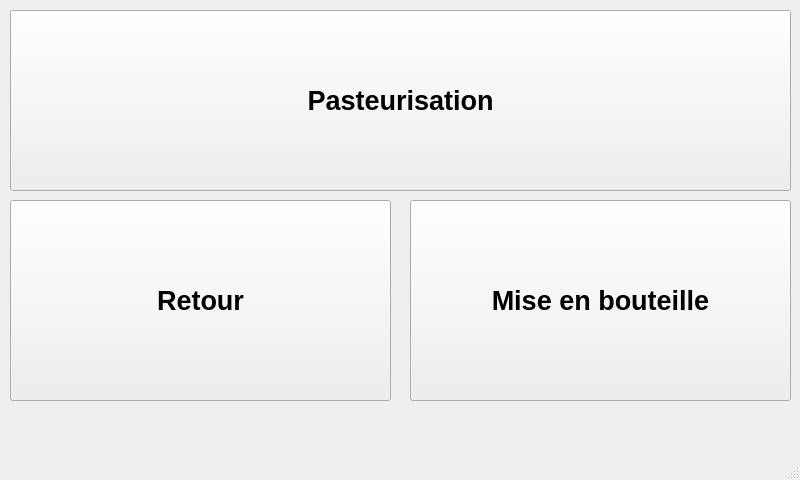
<?xml version="1.0" encoding="UTF-8"?>
<ui version="4.0">
 <class>PagePressee</class>
 <widget class="QMainWindow" name="PagePressee">
  <property name="geometry">
   <rect>
    <x>0</x>
    <y>0</y>
    <width>800</width>
    <height>480</height>
   </rect>
  </property>
  <property name="windowTitle">
   <string>MainWindow</string>
  </property>
  <widget class="QWidget" name="centralwidget">
   <widget class="QPushButton" name="pushButton">
    <property name="geometry">
     <rect>
      <x>10</x>
      <y>10</y>
      <width>781</width>
      <height>181</height>
     </rect>
    </property>
    <property name="font">
     <font>
      <pointsize>20</pointsize>
      <bold>true</bold>
     </font>
    </property>
    <property name="text">
     <string>Pasteurisation</string>
    </property>
   </widget>
   <widget class="QPushButton" name="pushButton_2">
    <property name="geometry">
     <rect>
      <x>410</x>
      <y>200</y>
      <width>381</width>
      <height>201</height>
     </rect>
    </property>
    <property name="font">
     <font>
      <pointsize>20</pointsize>
      <bold>true</bold>
     </font>
    </property>
    <property name="text">
     <string>Mise en bouteille</string>
    </property>
   </widget>
   <widget class="QPushButton" name="pushButton_3">
    <property name="geometry">
     <rect>
      <x>10</x>
      <y>200</y>
      <width>381</width>
      <height>201</height>
     </rect>
    </property>
    <property name="font">
     <font>
      <pointsize>20</pointsize>
      <bold>true</bold>
     </font>
    </property>
    <property name="text">
     <string>Retour</string>
    </property>
   </widget>
  </widget>
  <widget class="QMenuBar" name="menubar">
   <property name="geometry">
    <rect>
     <x>0</x>
     <y>0</y>
     <width>800</width>
     <height>22</height>
    </rect>
   </property>
  </widget>
  <widget class="QStatusBar" name="statusbar"/>
 </widget>
 <resources/>
 <connections/>
</ui>
